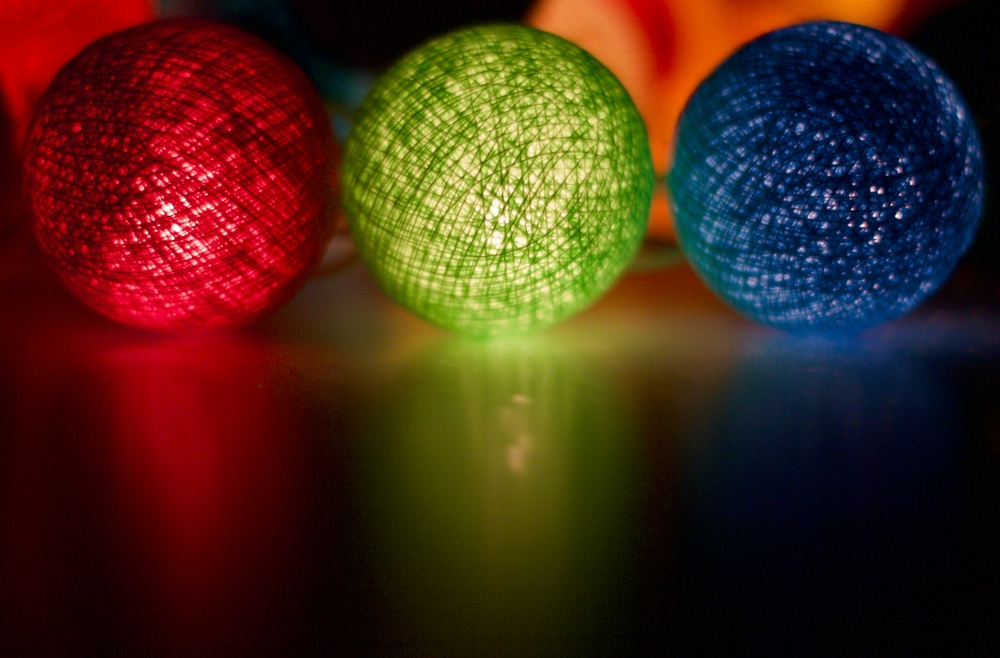
#> input picture Lab-1/images/color.jpg, 1000 x 658 px, shrunk from 4950 x 3259 before the run, found by its file name
$ python histogram_equalisation.py
#> lines starting #> are read from the running program, lines starting #| are printed output that depends on the picture
import cv2
import numpy as np
import matplotlib.pyplot as plt

image = cv2.imread("Lab-1/images/color.jpg", cv2.IMREAD_GRAYSCALE)
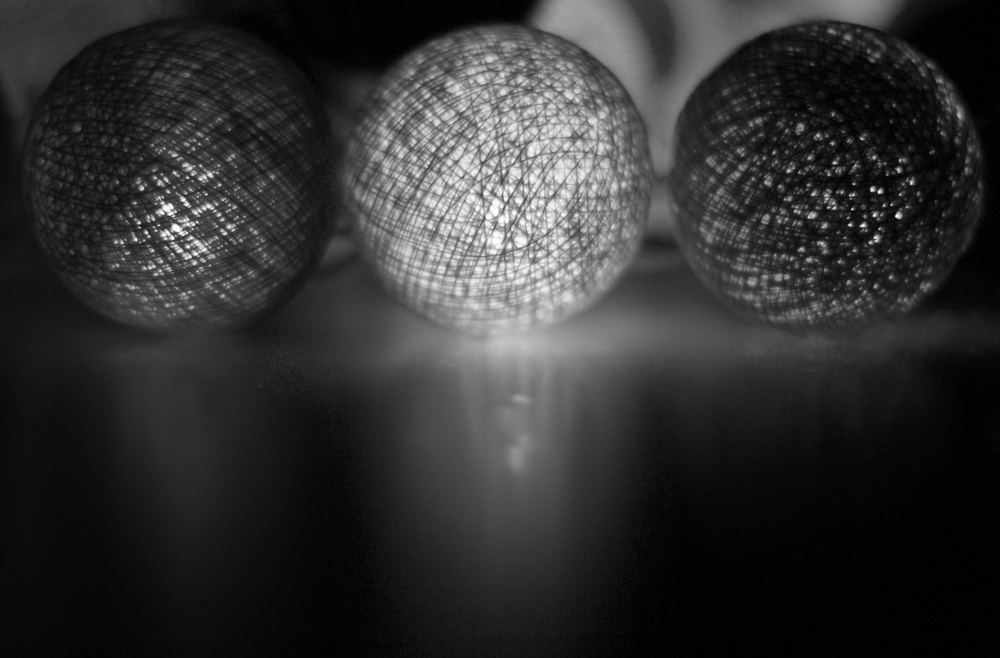
#> image: shape (658, 1000); min 0, max 255, mean 48.3

if image is None:
    print("Error: color.jpg not found.")
    exit()

hist = np.zeros(256)

for pixel in image.flatten():
    hist[pixel] += 1
#> this loop made 658000 passes
#> pixel on passes 1 to 3: 59, 58, 58
#> after the loop, hist = 256 values, max 30491 at index 2, min 25 at index 253, mean 2570.3

cdf = np.zeros(256)
cdf[0] = hist[0]

for i in range(1, 256):
    cdf[i] = cdf[i - 1] + hist[i]
#> after the loop, cdf = 256 values from 1225 to 658000

cdf_min = 0

for value in cdf:
    if value != 0:
        cdf_min = value
        break
#> this loop made 1 pass
#> (value, cdf_min) on pass 1: (1225, 1225)

total_pixels = image.shape[0] * image.shape[1]
#> total_pixels = 658000

mapping = np.zeros(256, dtype=np.uint8)

for i in range(256):
    mapping[i] = round(
        ((cdf[i] - cdf_min) / (total_pixels - cdf_min)) * 255
    )
#> after the loop, mapping = 256 values from 0 to 255

equalized = mapping[image]
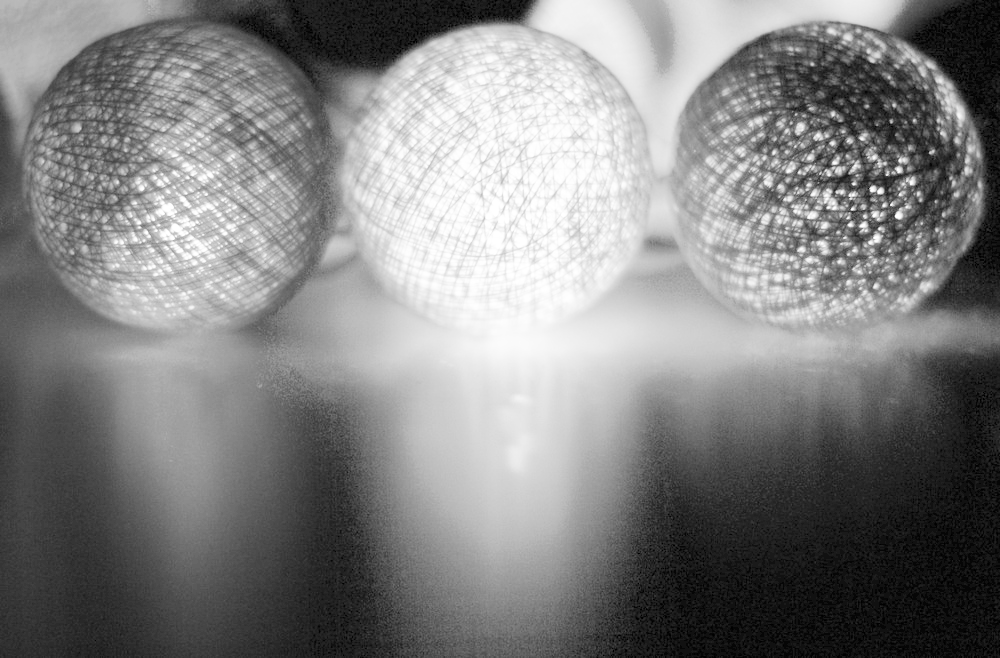
#> equalized: shape (658, 1000); min 0, max 255, mean 128.8

new_hist = np.zeros(256)

for pixel in equalized.flatten():
    new_hist[pixel] += 1
#> this loop made 658000 passes
#> pixel on passes 1 to 3: 184, 183, 183
#> after the loop, new_hist = 256 values, max 30491 at index 17, min 0 at index 1, mean 2570.3

cv2.imshow("Original Image", image)
cv2.imshow("Equalized Image", equalized)


cv2.imwrite("lab-2/images/equalized.png", equalized)

plt.figure()
plt.title("Original Histogram")
plt.xlabel("Intensity")
plt.ylabel("Frequency")
plt.plot(hist)

plt.figure()
plt.title("Equalized Histogram")
plt.xlabel("Intensity")
plt.ylabel("Frequency")
plt.plot(new_hist)

plt.show()
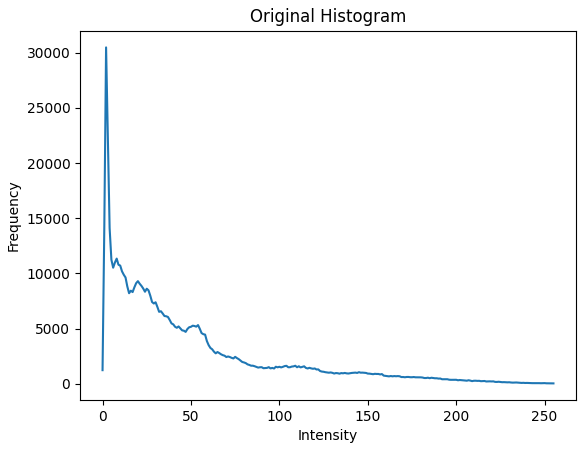
#> figure drawn by matplotlib, 1 panel; curve peaks at x = 2, y = 30491
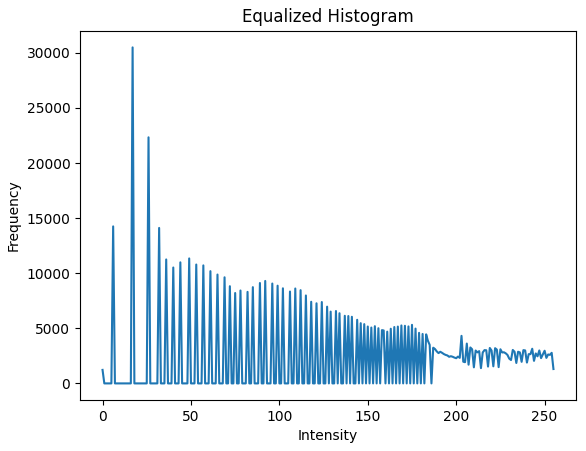
#> figure drawn by matplotlib, 1 panel; curve peaks at x = 17, y = 30491

cv2.waitKey(0)
cv2.destroyAllWindows()
